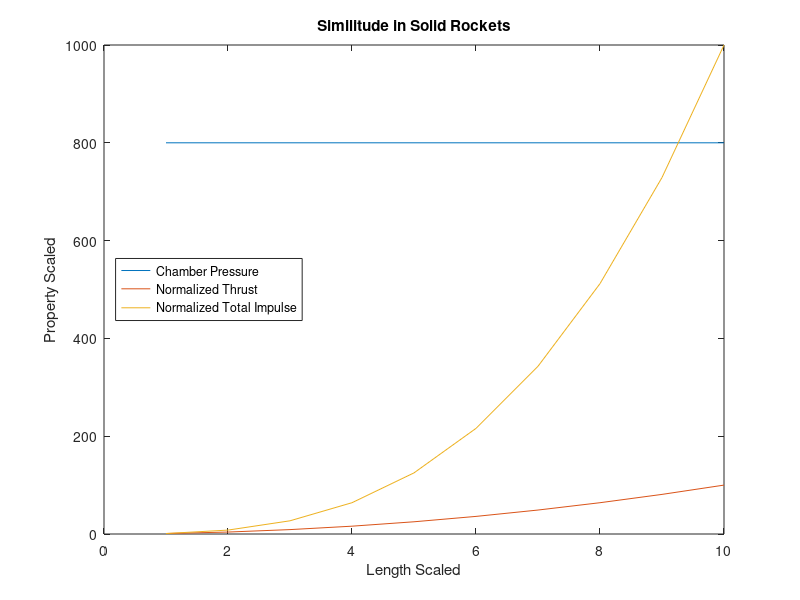

Reproduce this figure in MATLAB.
% Zane Grothe
% AERO 6530
% Test 1
% 3/21/22

clear all
close all
clc

% Problem 3 ~~~~~~~~~~~~~~~~~~~~

% Initial conditions (arbitrary)
p0i=800; % Chamber pressure (psia)
Fti=1000; % Thrust (lbf)
Ii=100; % Total impulse (lb-s)

% Rocket scale (pulled from slides)
L=(1:10);
p0=p0i*L./L;
Ft=L.^2;
I=L.^3;

% Plot (altogether)
y=[p0',Ft',I'];
plot(L,y)
xlabel('Length Scaled')
ylabel('Property Scaled')
title('Similitude in Solid Rockets')
legend({'Chamber Pressure','Normalized Thrust','Normalized Total Impulse'},'Location','west')

